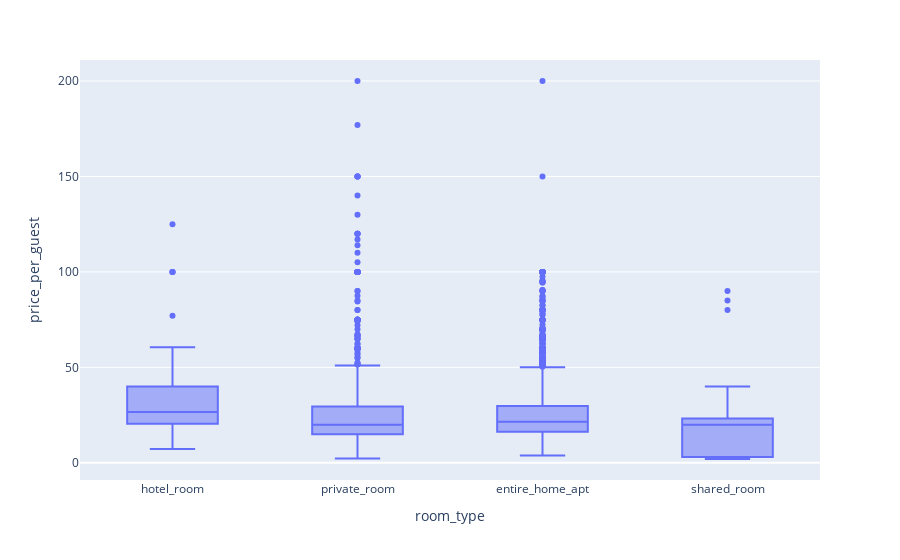

Notebook code cell kept with this figure:
### Code cell
# Calcular el orden de room_type según media de price_per_guest (de mayor a menor)
orden = df_centro.groupby('room_type')['price_per_guest'].mean().sort_values(ascending=False).index


fig = px.box(df_centro, 
             x='room_type', 
             y='price_per_guest', 
             category_orders={'room_type': orden})

fig.show()

### Figure 1 — Plotly figure (JSON) as saved in the notebook; plotly's stock layout.template omitted (floating-point values rounded to 4 significant figures; data arrays with more than 128 entries replaced by an {"elided": "..."} marker saying what was removed)
{"data": [{"alignmentgroup": "True", "hovertemplate": "room_type=%{x}<br>price_per_guest=%{y}<extra></extra>", "legendgroup": "", "marker": {"color": "#636efa"}, "name": "", "notched": false, "offsetgroup": "", "orientation": "v", "showlegend": false, "type": "box", "x": {"elided": "8895 str values"}, "x0": " ", "xaxis": "x", "y": {"elided": "8895 float values"}, "y0": " ", "yaxis": "y"}], "layout": {"boxmode": "group", "legend": {"tracegroupgap": 0}, "margin": {"t": 60}, "xaxis": {"anchor": "y", "categoryarray": ["hotel_room", "private_room", "entire_home_apt", "shared_room"], "categoryorder": "array", "domain": [0, 1], "title": {"text": "room_type"}}, "yaxis": {"anchor": "x", "domain": [0, 1], "title": {"text": "price_per_guest"}}}}
